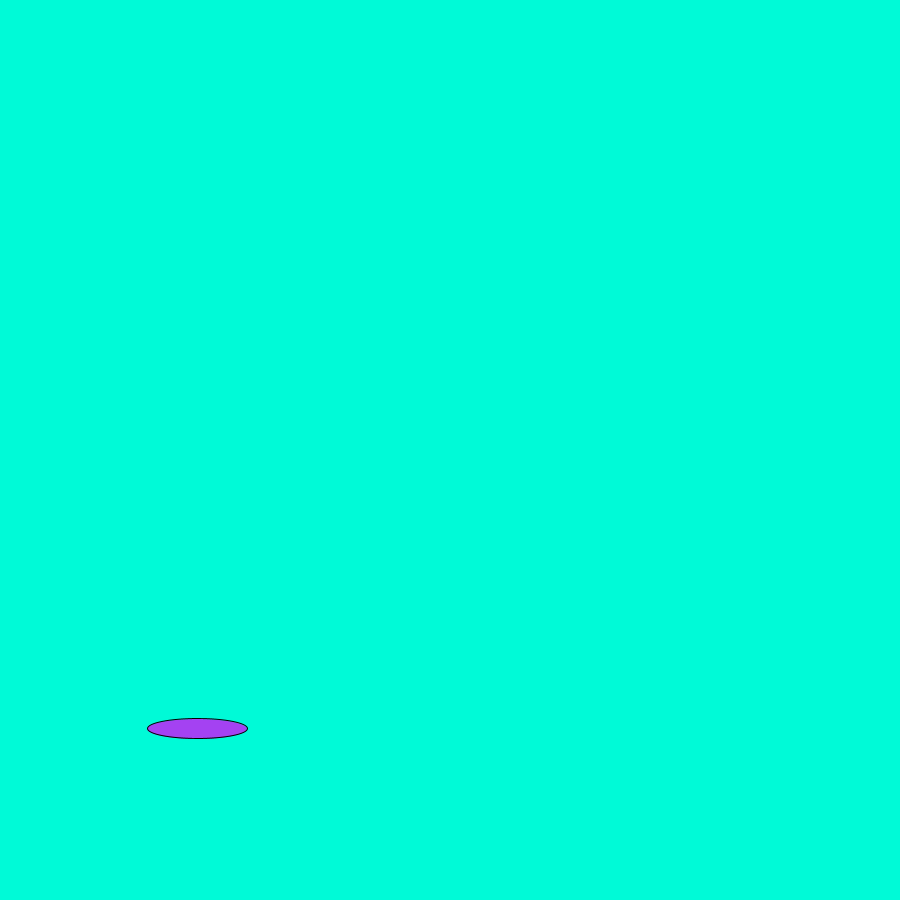
Frame 1 (no input)
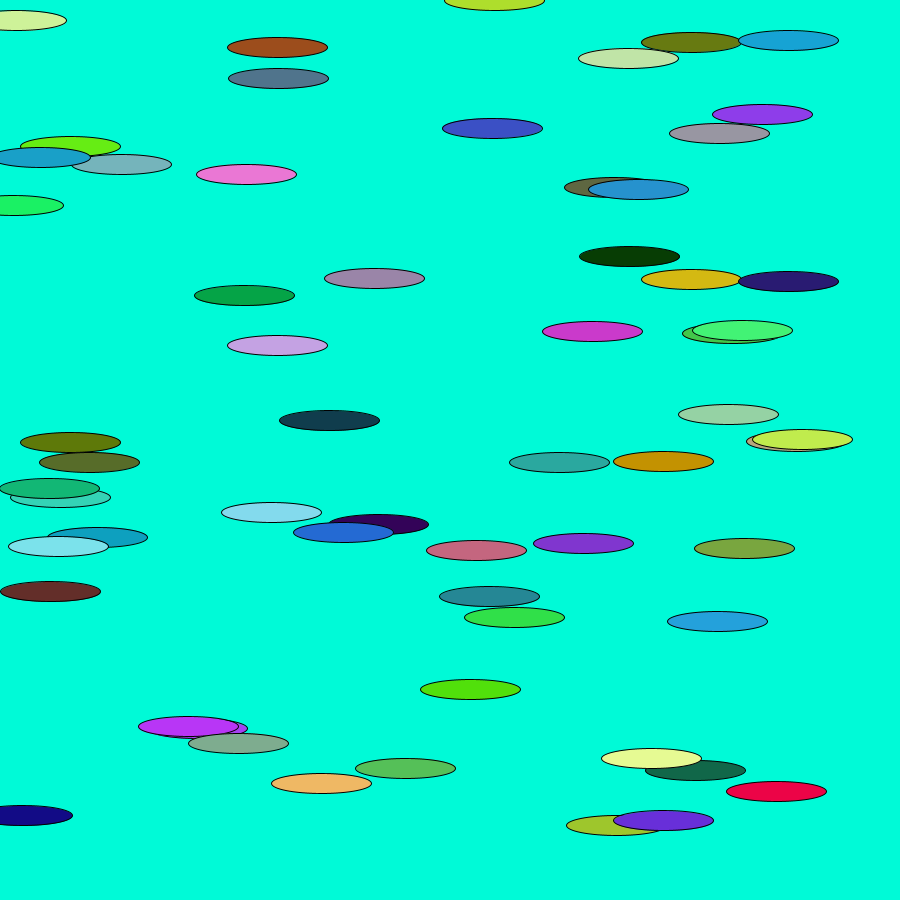
Frame 60 (the mouse pressed at the canvas centre just before this capture)
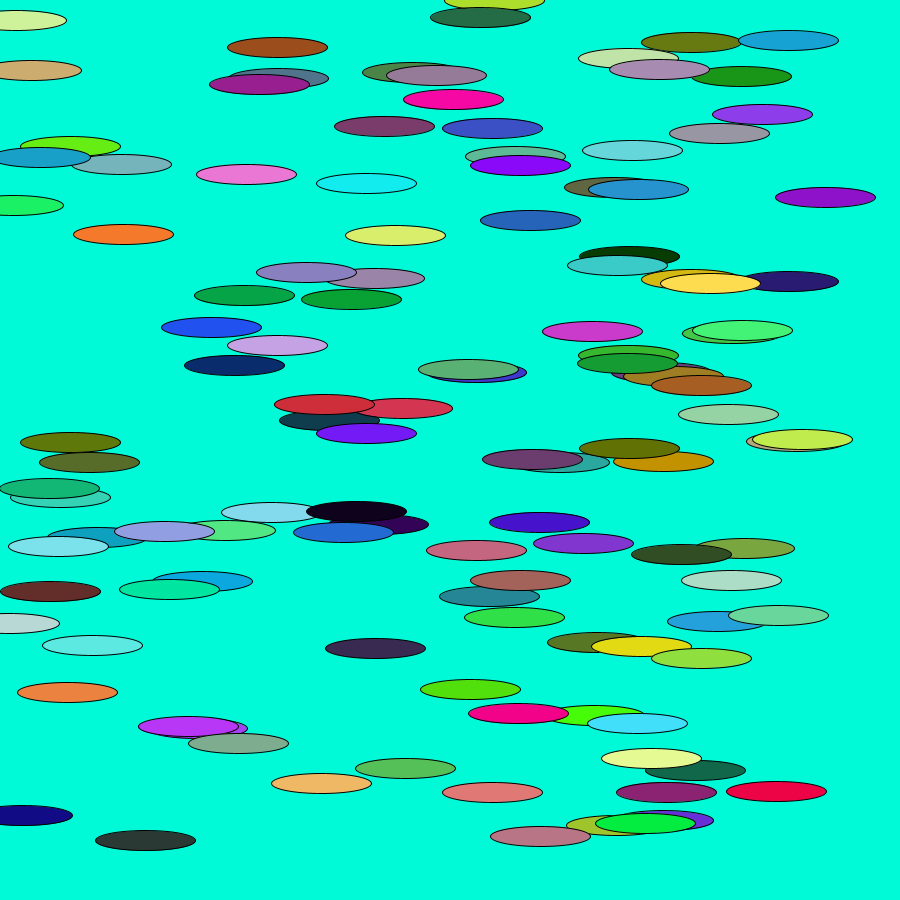
Frame 120 (the mouse held since frame 60 and released just before this capture)

The Processing sketch that drew these frames (run headless with seeded random() and noise(); from frame 60 on, the mouse is pressed at the canvas centre):

// Processing sketch: sketch_171004b
// ── sketch_171004b.pde

 

void setup(){
   size(900,900);
   background(0,250,215);
}

void draw(){
  fill(random(255),random(255),random(255));
  ellipse(random(830),random(850),100,20); 
  

}
